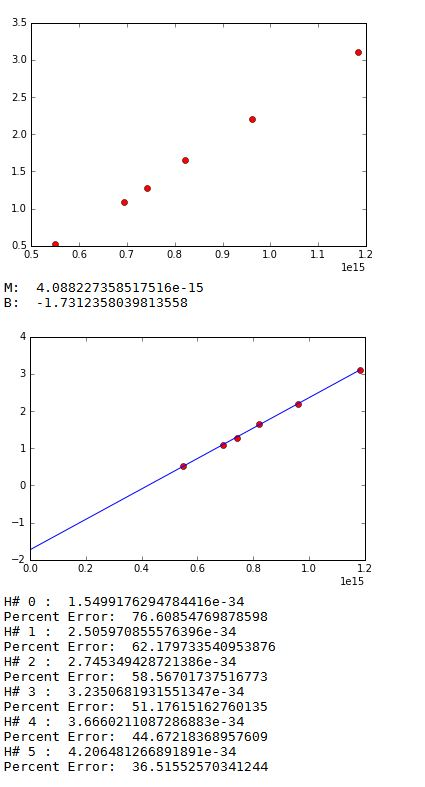

This chart was generated by the following Python code:
# -*- coding: utf-8 -*-
"""
Spyder Editor

This is a temporary script file.
"""

import matplotlib.pyplot as plt

xvals = []
yvals = []
hvals = []
h = 6.626 * (10 ** -34)

def readFile():
    f = open('../../../Desktop/millikan.txt', 'r')
    data = f.read()
    f.close()
    data = data.split('\n')
    length = len(data)
    data.remove(data[length - 1])
    for i in range(0, length - 1):
        d = data[i].split(' ')
        xvals.append(float(d[0]))
        yvals.append(float(d[1]))
    plt.plot(xvals, yvals, 'ro')
    plt.show()

def sqDistance():
    numVals = len(xvals)
    ex = 0
    ey = 0
    exx = 0
    exy = 0
    for i in range(0, numVals):
        ex += xvals[i]
        ey += yvals[i]
        exx += (xvals[i] * xvals[i])
        exy += (xvals[i] * yvals[i])
    ex /= numVals
    ey /= numVals
    exx /= numVals
    exy /= numVals
    m = (exy - ex*ey)/(exx - ex*ex)
    b = (exx*ey - ex*exy)/(exx - ex*ex)
    print("M: ", m)
    print("B: ", b)
    plt.plot(xvals, yvals, 'ro', [0, max(xvals)], [b, m*max(xvals) + b])
    plt.show()
    
def millikan():
    e = 1.602 * (10 ** -19)
    numVals = len(xvals)
    for i in range(0, numVals):
        hvals.append(yvals[i] * e / xvals[i])
        print("H#", i, ": ", hvals[i])
        print("Percent Error: ", abs((hvals[i] - h)/h) * 100)
        
readFile()
sqDistance()
millikan()
